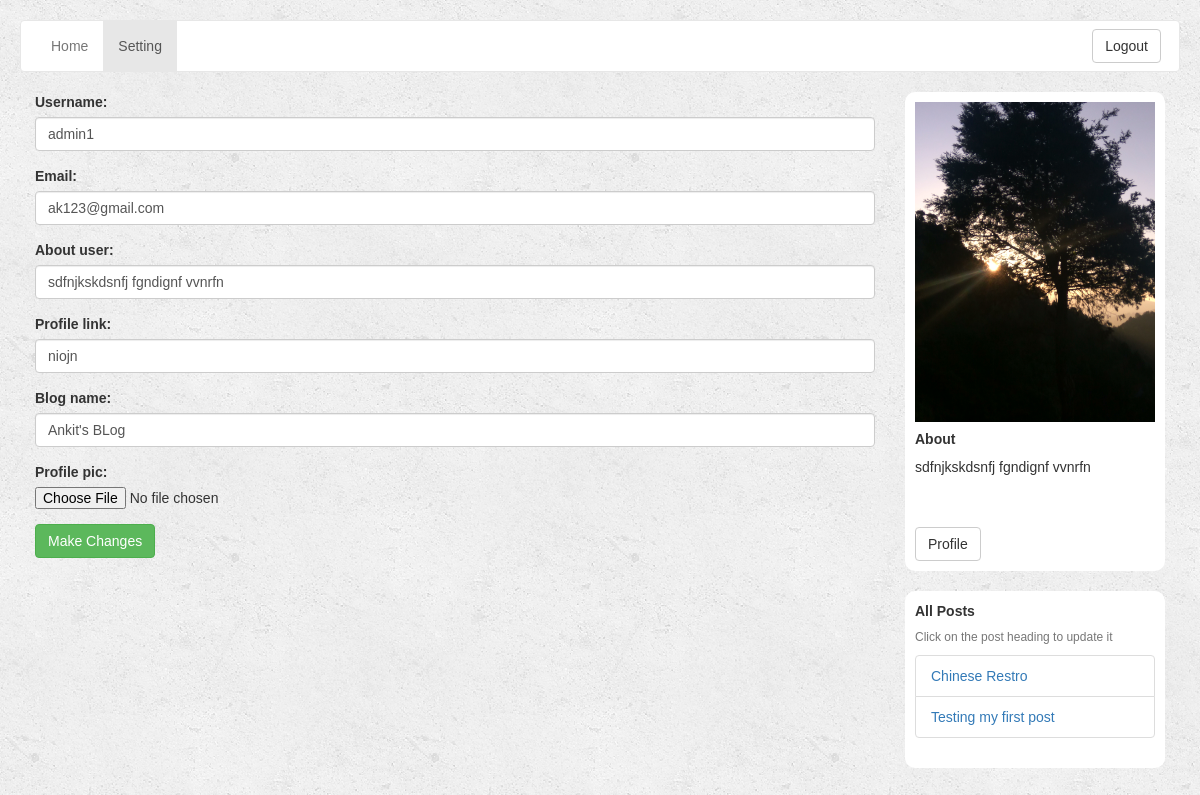
Page /mrrobot/setting/ (signed in) on the committed database.
### myblog/models.py (models this page shows, shortened)
class User_Profile(models.Model):
    user = models.OneToOneField(User, on_delete=models.CASCADE , related_name='profile')
    username = models.CharField(max_length=254, null=False)
    password = models.CharField(max_length=254, null=False)
    email = models.EmailField(max_length=254, null=False)
    about_user = models.CharField(max_length=254, null=False)
    blog_name = models.CharField(max_length=254, null=False)
    profile_link = models.CharField(max_length=254, null=False)
    profile_pic = models.ImageField(upload_to="profile_picture/",blank=True , default='default/avatar.png')

class Posts(models.Model):
    user = models.ForeignKey(User,related_name="my_post",on_delete=models.CASCADE,default=1)
    title = models.CharField(max_length=100 , null=False)
    body = models.CharField(max_length=4000 , null=False)
    created_on = models.DateTimeField(auto_now_add=True)
    updated_on = models.DateTimeField(auto_now_add=True)

### myblog/views.py (the view)
# urls.py: re_path('^(?P<user>\w+)/setting/$', views.setting ,name="settings"),
def setting(request,user):
    if not request.user.is_authenticated:
        return redirect('login')
    blog_admin = request.user
    user_detail = blog_admin.profile
    if request.method == "POST":
        form = AccountDetail(request.POST, request.FILES)
        if form.is_valid():
            profile = form.save(commit=False)
            if len(request.FILES) == 0:
                profile.profile_pic = user_detail.profile_pic
            else:
                user_detail.profile_pic.delete()
            profile.user = user_detail.user
            profile.password = user_detail.password
            profile.pk = user_detail.pk
            profile.save(force_update=True)
            return redirect('first_page', user=user)
    else:
        form = AccountDetail(
            initial={'email': user_detail.email, 'username': user_detail.username, 'about_user': user_detail.about_user,
                     'blog_name': user_detail.blog_name,
                     'profile_link': user_detail.profile_link,
                     'profile_pic': user_detail.profile_pic})
    all_posts = blog_admin.my_post.all()
    return render(request, 'setting.html',
                  {'all_posts': all_posts, 'user_detail': user_detail, 'form': form, 'blog_admin': user})

### myblog/forms.py
class AccountDetail(forms.ModelForm):
    profile_pic = forms.ImageField(widget=forms.FileInput, required=False)
    class Meta:
        model = User_Profile
        fields = ('username', 'email', 'about_user', 'profile_link', 'blog_name', 'profile_pic')

### templates/setting.html (shortened to what this page needs)
{% extends 'base.html' %}
{% load widget_tweaks %}
{% block navbar_right %}
<a class="btn btn-default" href="{%  url 'logout' %}">Logout</a>
{% endblock %}
{% block navbar_left %}
<li><a href="{%  url 'first_page' blog_admin %}">Home</a></li>
<li class="active"><a href="#">Setting </a></li>
{% endblock %}
{% block container-body %}
<div class="row">
    <div class="col-lg-9 col-md-9">
        <form method="post" novalidate class="setting-form" enctype="multipart/form-data">
            {% for field in form %}
            <div class="form-group">
                {{ field.label_tag }}
                {% render_field field class="form-control" %}
            </div>
            {% endfor %}
            <button type="submit" class="btn btn-success" name="comment">Make Changes</button>
        </form>
    </div>
    <div class="col-lg-3 col-md-3">
        <div class="card " style="margin-top:0px">
            <div class="card-body">
                {% if user_detail.profile_pic %}
                <img class=" profile-image" src="{{ user_detail.profile_pic.url }}">
                {% endif %}
                <h5 class="card-title"><strong>About </strong></h5>
                <p class="card-text">{{ user_detail.about_user }}</p>
                <a href={{user_detail.profile_link}} class="card-link btn btn-default" target="_blank">Profile</a>
            </div>
        </div>
        <div class="card">
            <div class="card-header">
                <strong>All Posts</strong>
            </div>
            <h6 class="card-subtitle mb-2 text-muted">Click on the post heading to update it </h6>
            <ul class="list-group list-group-flush">
                {% for post in all_posts %}
                <li class="list-group-item"><a href="{%  url 'edit_post' blog_admin post.pk %}">{{ post.title }}</a>
                </li>
                {% endfor %}
            </ul>
        </div>
    </div>
</div>
{% endblock container-body %}

### static/css/styles.css (style rules this page uses)
body { font-family: Arial; padding: 20px; background: #ddd; background-image: url(../image/back.png); }
.card { margin-top: 20px; background: white; padding: 10px; border-radius: 10px; }
.card-header { margin-bottom: 5px; }
.card-text { overflow: hidden; height: 60px; }
.profile-image { max-width: 100%; height: auto; padding: 0px; margin: 0px; }

### rows in the picture
User_Profile: username "admin1" "ak123@gmail.com" "sdfnjkskdsnfj fgndignf vvnrfn" "niojn" "Ankit's BLog", profile_pic (picture), about_user "sdfnjkskdsnfj fgndignf vvnrfn"
Posts: title "Chinese Restro"
Posts: title "Testing my first post"

### other values in the picture
{{ field.label_tag }} "Username:" "Email:" "About user:" "Profile link:" "Blog name:" "Profile pic:"
